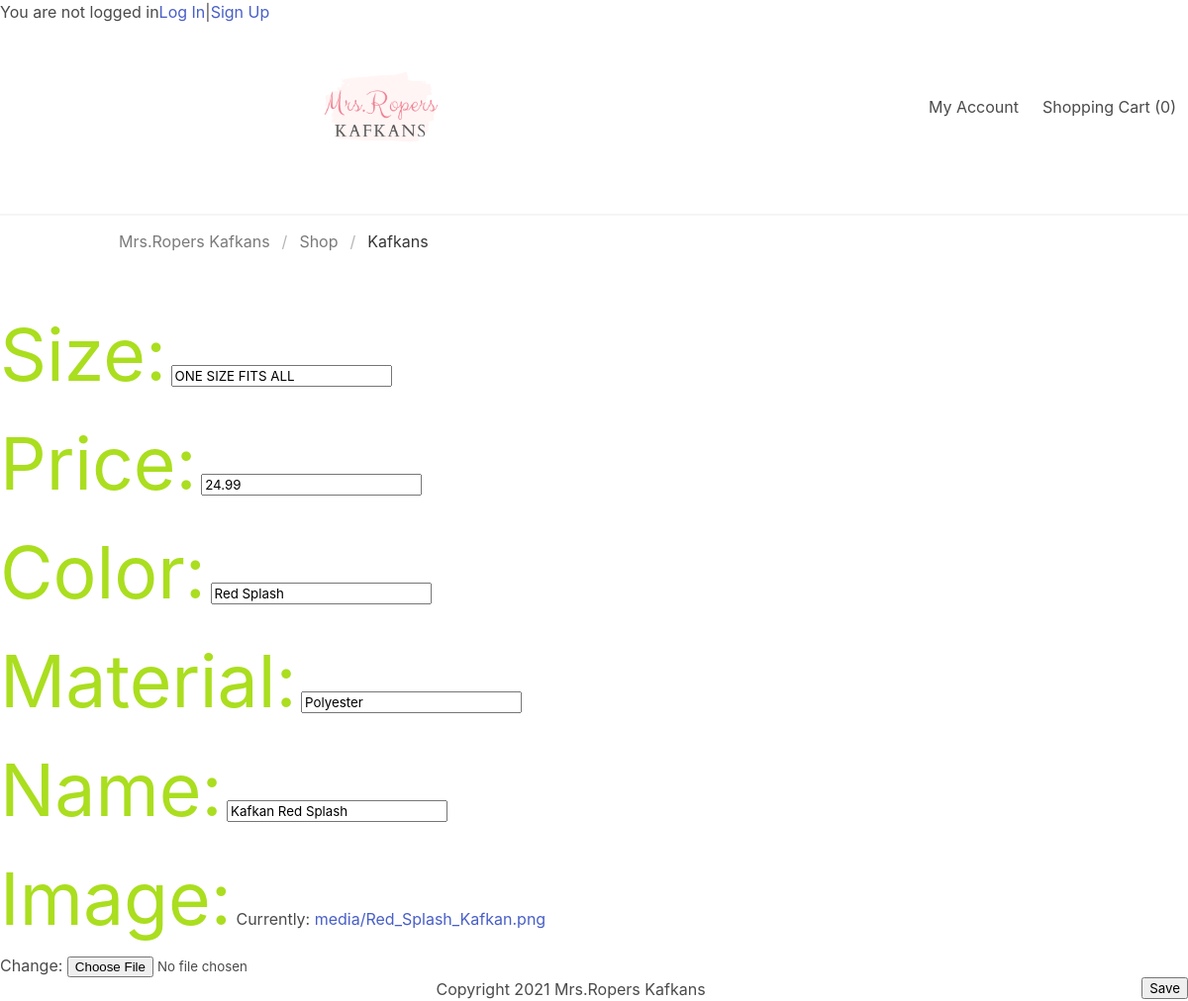
Page /kafkan/9/edit/ on the committed database.
### kafkan_store/models.py (models this page shows, shortened)
class Kafkan(models.Model):
    size = models.CharField(max_length=200)
    price = models.DecimalField(max_digits=10, decimal_places=2)
    color = models.CharField(max_length=100)
    material = models.CharField(max_length=100)
    name = models.CharField(max_length=250, blank=True)
    image = models.ImageField(upload_to="./media")
    author = models.ForeignKey(settings.AUTH_USER_MODEL, on_delete=CASCADE)
    class Meta:
        ordering = ['image']

### kafkan_store/views.py (the view)
# urls.py: path('kafkan/<int:pk>/edit/', views.kafkan_edit, name='kafkan_edit'),
def kafkan_edit(request, pk):
    kafkan = get_object_or_404(Kafkan, pk=pk)
    if request.method == "GET":
        form = KafkanForm( instance=kafkan)
    else:
        form = KafkanForm(request.POST, instance=kafkan)
        if form.is_valid():
            form.save()
            return redirect("kafkan_list")
    return render(request, "kafkan_edit.html", {"form": form, "kafkan": kafkan})

### kafkan_store/forms.py
class KafkanForm(forms.ModelForm):
    class Meta:
        model = Kafkan
        fields = ['size', 'price', 'color', 'material','name', 'image']

### templates/kafkan_edit.html
{% extends 'base.html' %}
{% block content %}
<article class="kafkan">
    <form method="POST" class=post_form>{% csrf_token %}
        {{ form.as_p }}
    <button type='submit' class='save btn btn-save'>Save</button>
    </form>
</article>
{% endblock %}

### kafkan_store/static/css/style.css (style rules this page uses)
body { padding-left: 15px; }
.save { float: right; }
label { color:#AADE1F; font-size: 55pt; }

### rows in the picture
Kafkan: size "ONE SIZE FITS ALL", price "24.99", color "Red Splash", material "Polyester", name "Kafkan Red Splash"
